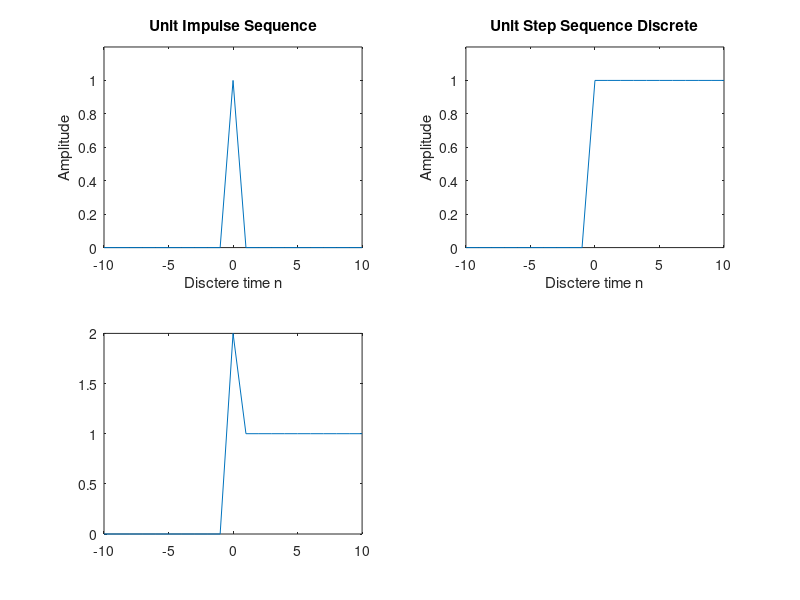

The MATLAB script that drew this image:
n = -10:1:10;
impulse = [zeros(1,10),ones(1,1),zeros(1,10)];
subplot(2,2,1);
plot(n,impulse);
xlabel('Disctere time n');
ylabel('Amplitude');
title('Unit Impulse Sequence');
axis([-10 10 0 1.2]);

n = -10:1:10;
step = [zeros(1,10),ones(1,11)];
subplot(2,2,2);
plot(n,step);
xlabel('Disctere time n');
ylabel('Amplitude');
title('Unit Step Sequence Discrete');
axis([-10 10 0 1.2]);

n= -10:1:10;
add = impulse + step;
subplot(2,2,3);
plot(n,add);
